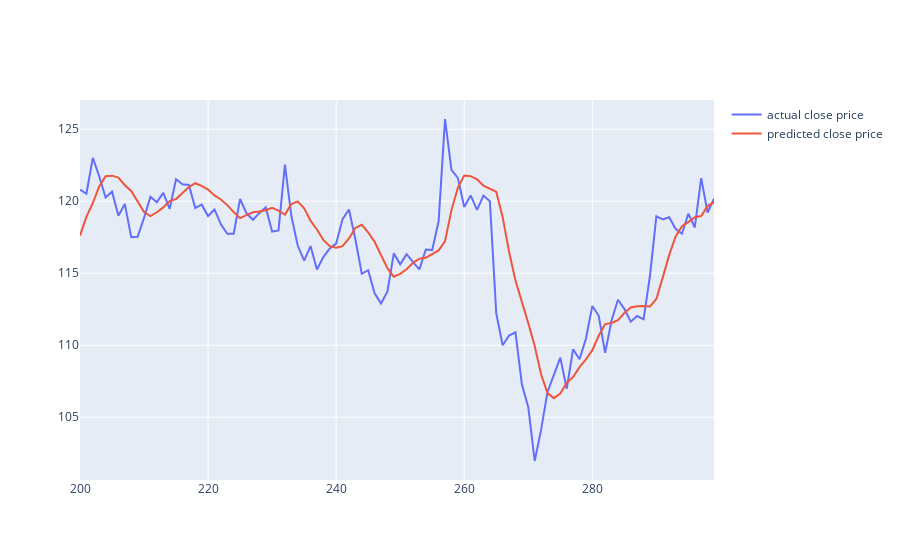

This figure's notebook cell:
### Code cell
fig = go.Figure()
fig.add_trace(go.Scatter(x=df.index[200:300], y=y_test[200:300,0], mode='lines', name='actual close price'))
fig.add_trace(go.Scatter(x=df.index[200:300], y= y_test_pred[200:300,0], mode='lines', name='predicted close price'))
